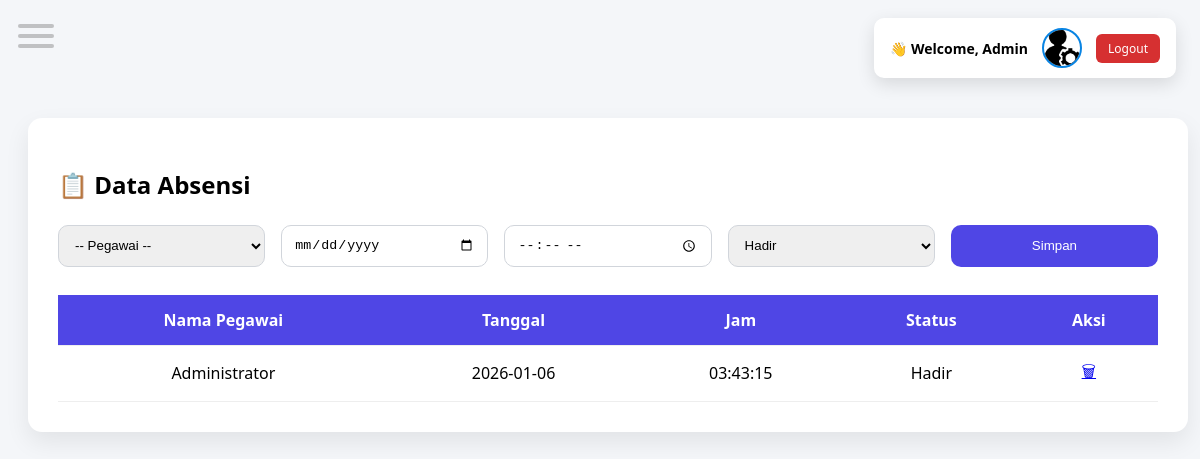
Screenshot of /Admin/absensi.php (signed in) with the database file from the repository.
### tables this page shows
CREATE TABLE `users` (
  `id_user` int(11) NOT NULL,
  `nama_lengkap` varchar(100) NOT NULL,
  `username` varchar(50) NOT NULL,
  `password` varchar(255) NOT NULL,
  `role` enum('admin','pegawai') NOT NULL,
  `qr_code` varchar(255) DEFAULT NULL,
  `status` enum('aktif','nonaktif') DEFAULT 'aktif',
  `foto` varchar(255) DEFAULT NULL,
  `created_at` timestamp NOT NULL DEFAULT current_timestamp()
);

CREATE TABLE `absensi` (
  `id_absensi` int(11) NOT NULL,
  `id_pegawai` int(11) NOT NULL,
  `tanggal` date NOT NULL,
  `jam_absen` time NOT NULL,
  `status` enum('hadir','terlambat','izin','tidak_hadir') NOT NULL,
  `device_info` varchar(255) DEFAULT NULL,
  `created_at` timestamp NOT NULL DEFAULT current_timestamp()
);

CREATE TABLE `pegawai` (
  `id_pegawai` int(11) NOT NULL,
  `nama_lengkap` varchar(100) NOT NULL,
  `nip` varchar(30) DEFAULT NULL,
  `jabatan` varchar(50) DEFAULT NULL,
  `divisi` varchar(50) DEFAULT NULL,
  `status_pegawai` enum('aktif','nonaktif') NOT NULL DEFAULT 'aktif',
  `qr_code` text DEFAULT NULL,
  `created_at` timestamp NOT NULL DEFAULT current_timestamp(),
  `updated_at` timestamp NOT NULL DEFAULT current_timestamp() ON UPDATE current_timestamp()
);

### Admin/absensi.php (the view, shortened to what this page needs)
<?php
require_once 'config/koneksi.php';
$absensi = $pdo->query("
    SELECT a.*, p.nama_lengkap
    FROM absensi a
    JOIN pegawai p ON a.id_pegawai = p.id_pegawai
    ORDER BY a.tanggal DESC, a.jam_absen DESC
")->fetchAll(PDO::FETCH_ASSOC);
?>
<!DOCTYPE html>
<html lang="id">
<head>
<?php include 'header.php'; ?>
</head>
<body>
<div class="wrapper">
<h2>📋 Data Absensi</h2>
<form method="post">
    <select name="id_pegawai" required>
        <option value="">-- Pegawai --</option>
    </select>
    <input type="date" name="tanggal" required>
    <input type="time" name="jam_absen" required>
    <select name="status" required>
        <option value="hadir">Hadir</option>
    </select>
    <button>Simpan</button>
</form>
<table>
<thead>
<tr>
    <th>Nama Pegawai</th>
    <th>Tanggal</th>
    <th>Jam</th>
    <th>Status</th>
    <th>Aksi</th>
</tr>
</thead>
<tbody>
<?php foreach ($absensi as $a): ?>
<tr>
    <td><?= htmlspecialchars($a['nama_lengkap']) ?></td>
    <td><?= $a['tanggal'] ?></td>
    <td><?= $a['jam_absen'] ?></td>
    <td><?= ucfirst($a['status']) ?></td>
    <td>
        <a href="?hapus=<?= $a['id_absensi'] ?>"
           onclick="return confirm('Hapus data ini?')">🗑</a>
    </td>
</tr>
<?php endforeach; ?>
</tbody>
</table>
</div>
</body>
</html>

### Admin/header.php (shortened to what this page needs)
<?php
require_once 'config/koneksi.php';
$namaAdmin = $_SESSION['nama_lengkap'] ?? 'Admin';
$fotoUser  = 'assets/img/default-avatar.png';
try {
    if (isset($pdo) && $pdo instanceof PDO) {
        $stmt = $pdo->prepare("
            SELECT foto
            FROM users
            WHERE id_user = :id
            LIMIT 1
        ");
        $stmt->execute([
            'id' => $_SESSION['admin_id']
        ]);
        $foto = $stmt->fetchColumn();
        if (!empty($foto) && file_exists($foto)) {
            $fotoUser = $foto;
        }
    }
} catch (Throwable $e) {
}
?>
<div class="hamburger" id="hamburgerBtn">
    <span></span>
    <span></span>
    <span></span>
</div>
<header class="admin-header">
    <span class="welcome-text">
        👋 Welcome, <?= htmlspecialchars($namaAdmin, ENT_QUOTES, 'UTF-8') ?>
    </span>
    <img src="<?= htmlspecialchars($fotoUser, ENT_QUOTES, 'UTF-8') ?>" class="admin-avatar">
    <a href="logout.php" class="btn-logout">Logout</a>
</header>
<link
  rel="stylesheet"
  href="https://unpkg.com/leaflet@1.9.4/dist/leaflet.css"
/>

### Admin/header.php (style rules this page uses)
.hamburger { position: fixed; top: 18px; left: 18px; z-index: 1300; width: 36px; height: 28px; cursor: pointer; }
.hamburger span { display: block; height: 4px; width: 100%; background: #7e7d7d70; margin: 6px 0; border-radius: 2px; transition: all .3s ease; }
.admin-header { position: fixed; top: 16px; right: 24px; z-index: 1300; display: flex; align-items: center; gap: 14px; background: #fff; padding: 10px 16px; border-radius: 10px; box-shadow: 0 6px 18px rgba(0,0,0,.12); opacity: 0; transform: translateY(-15px); animation: headerFade .7s ease forwards; }
.welcome-text { font-size: 14px; font-weight: 600; white-space: nowrap; }
.admin-avatar { width: 36px; height: 36px; border-radius: 50%; border: 2px solid #0984e3; object-fit: cover; }
.btn-logout { background: #d63031; color: #fff; padding: 6px 12px; border-radius: 6px; text-decoration: none; font-size: 12px; transition: background .2s ease; }
html, body { width: 100%; overflow-x: hidden; touch-action: manipulation; }
@media (min-width: 1200px) { .admin-header { top: 18px; right: 24px; } }

### Admin/absensi.php (style rules this page uses)
body { background: #f4f6f9; font-family: 'Segoe UI', sans-serif; }
.wrapper { max-width: 1100px; margin: 110px auto 40px; background: #fff; padding: 30px; border-radius: 14px; box-shadow: 0 10px 24px rgba(0,0,0,.08); }
h2 { margin-bottom: 24px; }
form { display: grid; grid-template-columns: repeat(5, 1fr); gap: 16px; margin-bottom: 28px; }
select, input { padding: 10px 12px; border-radius: 10px; border: 1px solid #d1d5db; }
button { background: #4f46e5; color: #fff; border: none; border-radius: 10px; padding: 10px; cursor: pointer; }
table { width: 100%; border-collapse: collapse; }
th, td { padding: 14px; border-bottom: 1px solid #eee; text-align: center; }
th { background: #4f46e5; color: #fff; }

### rows the page displays
users: foto (picture)
absensi: id_pegawai.nama_lengkap "Administrator", tanggal "2026-01-06", jam_absen "03:43:15", status "Hadir"

### other values shown
$namaAdmin "Admin"
